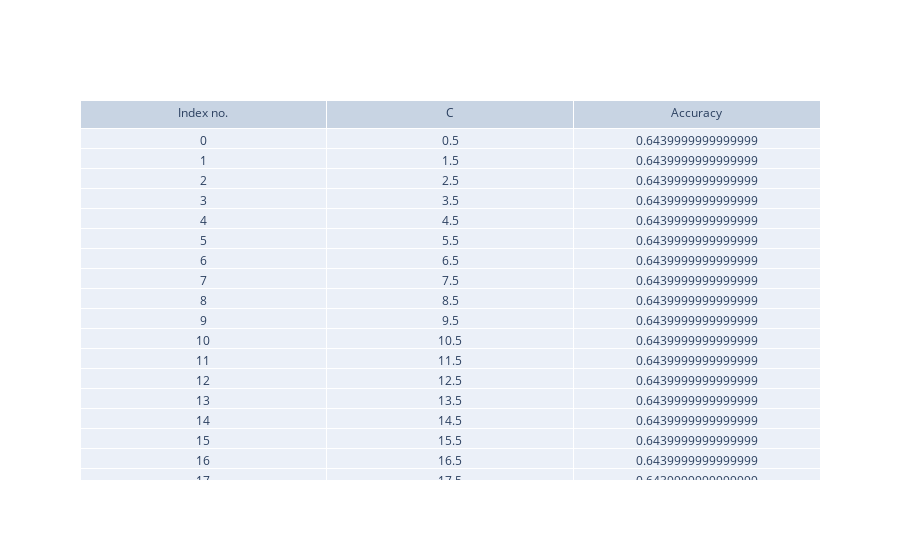

Notebook code for this chart:
### Code cell
fig = go.Figure(data = [go.Table(header = dict(values = ['Index no.', 'C', 'Accuracy']), cells = dict(values = [np.arange(len(lin_accuracy)), np.array(lin_accuracy)[:, 0], np.array(lin_accuracy)[:, 1]]))])
fig.show()

print("The optimal hyperparameter pair is C = {} found at index number {}".format(np.array(lin_accuracy)[lin_best, 0], lin_best))

### Figure 1 — Plotly figure (JSON) as saved in the notebook; plotly's stock layout.template omitted (floating-point values rounded to 4 significant figures)
{"data": [{"cells": {"values": [[0, 1, 2, 3, 4, 5, 6, 7, 8, 9, 10, 11, 12, 13, 14, 15, 16, 17, 18, 19], [0.5, 1.5, 2.5, 3.5, 4.5, 5.5, 6.5, 7.5, 8.5, 9.5, 10.5, 11.5, 12.5, 13.5, 14.5, 15.5, 16.5, 17.5, 18.5, 19.5], [0.644, 0.644, 0.644, 0.644, 0.644, 0.644, 0.644, 0.644, 0.644, 0.644, 0.644, 0.644, 0.644, 0.644, 0.644, 0.644, 0.644, 0.644, 0.644, 0.644]]}, "header": {"values": ["Index no.", "C", "Accuracy"]}, "type": "table"}], "layout": {}}
